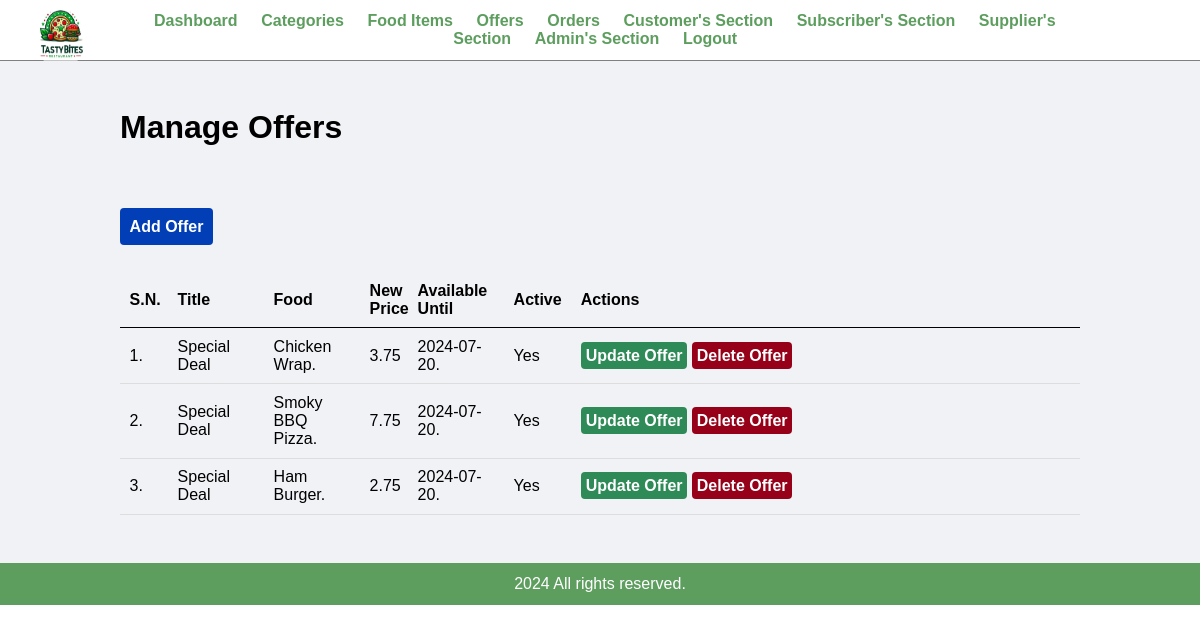
The app's page /admin/manage-offer.php (signed in) with its own data.
### tables this page shows
CREATE TABLE IF NOT EXISTS `tbl_offer` (
  `id` int(10) UNSIGNED NOT NULL AUTO_INCREMENT,
  `title` varchar(100) NOT NULL,
  `new_price` decimal(10,2) NOT NULL,
  `to_date` date NOT NULL,
  `active` varchar(10) NOT NULL,
  `food_id` int(10) UNSIGNED NOT NULL,
  PRIMARY KEY (`id`),
  FOREIGN KEY (`food_id`) REFERENCES `tbl_food` (`id`) 
);

CREATE TABLE IF NOT EXISTS `tbl_food` (
  `id` int(10) UNSIGNED NOT NULL AUTO_INCREMENT,
  `title` varchar(100) NOT NULL,
  `description` text NOT NULL,
  `price` decimal(10,2) NOT NULL,
  `image_name` varchar(255) NOT NULL,
  `category_id` int(10) UNSIGNED NOT NULL,
  `featured` varchar(10) NOT NULL,
  `active` varchar(10) NOT NULL,
  PRIMARY KEY (`id`),
  FOREIGN KEY (`category_id`) REFERENCES `tbl_category` (`id`) 
);

### admin/manage-offer.php (the view, shortened to what this page needs)
<?php include('partials/menu.php'); ?>
<div class="main-content">
    <div class="wrapper">
        <h1>Manage Offers</h1>
        <br /><br />
        <br><br>
                <a href="<?php echo SITEURL; ?>admin/add-offer.php" class="btn-primary">Add Offer</a>
                <br /><br /><br />
                <table class="tbl-full">
                    <tr>
                        <th width="5%">S.N.</th>
                        <th width="10%">Title</th>
                        <th width="10%">Food</th>
                        <th width="5%">New Price</th>
                        <th width="10%">Available Until</th>
                        <th width="7%">Active</th>
                        <th>Actions</th>
                    </tr>
                    <?php
                        $sql = "SELECT * FROM tbl_offer ORDER BY id DESC ";
                        $res = mysqli_query($conn, $sql);
                        $count = mysqli_num_rows($res);
                        $sn=1;
                        if($count>0)
                        {
                            while($row=mysqli_fetch_assoc($res))
                            {
                                $id = $row['id'];
                                $title = $row['title'];
                                $new_price = $row['new_price'];
                                $to_date = $row['to_date'];
                                $active = $row['active'];
                                $food_id = $row['food_id'];
                                $sql2 = "SELECT * FROM tbl_food WHERE id=$food_id";
                                $res2 = mysqli_query($conn, $sql2);
                                $count2 = mysqli_num_rows($res2);
                                if($count2>0)
                                {
                                    $row2=mysqli_fetch_assoc($res2);
                                    $food_title = $row2['title'];
                                ?>
                                    <tr>
                                        <td><?php echo $sn++; ?>. </td>
                                        <td><?php echo $title; ?></td>
                                        <td><?php echo $food_title; ?>. </td>
                                        <td><?php echo $new_price; ?></td>
                                        <td><?php echo $to_date; ?>. </td>
                                        <td><?php echo $active; ?></td>
                                        <td>
                                            <a href="<?php echo SITEURL; ?>admin/update-offer.php?id=<?php echo $id; ?>" class="btn-secondary">Update Offer</a>
                                            <a href="<?php echo SITEURL; ?>admin/delete-offer.php?id=<?php echo $id; ?>" class="btn-danger">Delete Offer</a>
                                        </td>
                                    </tr>
                                <?php
                            }
                          }
                        }
                        else
                        {
                            ?>
                            <tr>
                                <td colspan="6"><div class="error text-center">No Offer Available.</div></td>
                            </tr>
                            <?php
                          }
                       ?>
          </table>
    </div>
</div>
<?php include('partials/footer.php'); ?>

### css/admin.css (style rules this page uses)
* { margin: 0; padding: 0; font-family: Arial, Helvetica, sans-serif; }
.wrapper { padding: 1%; width: 80%; margin: 0 auto; }
.tbl-full { width: 100%; }
table { border-collapse: collapse; width: 100%; }
th, td { padding: 8px; text-align: left; border-bottom: 1px solid #ddd; }
table tr th { border-bottom: 1px solid black; padding: 1%; text-align: left; }
table tr td { padding: 1%; }
.btn-primary { background-color: #023eb6; border-radius:4px; padding: 1%; color: white; text-decoration: none; font-weight: bold; }
.btn-secondary { background-color: #2e8b57; border-radius:4px; padding: 1%; color: white; text-decoration: none; font-weight: bold; }
.btn-danger { background-color: #960019; border-radius:4px; padding: 1%; color: white; text-decoration: none; font-weight: bold; }
.main-content { background-color: #f1f2f6; padding: 3% 0; }

### records on screen
tbl_offer: title "Special Deal", food.title "Chicken Wrap", new_price "3.75", to_date "2024-07-20", active "Yes"
tbl_offer: title "Special Deal", food.title "Smoky BBQ Pizza", new_price "7.75", to_date "2024-07-20", active "Yes"
tbl_offer: title "Special Deal", food.title "Ham Burger", new_price "2.75", to_date "2024-07-20", active "Yes"
